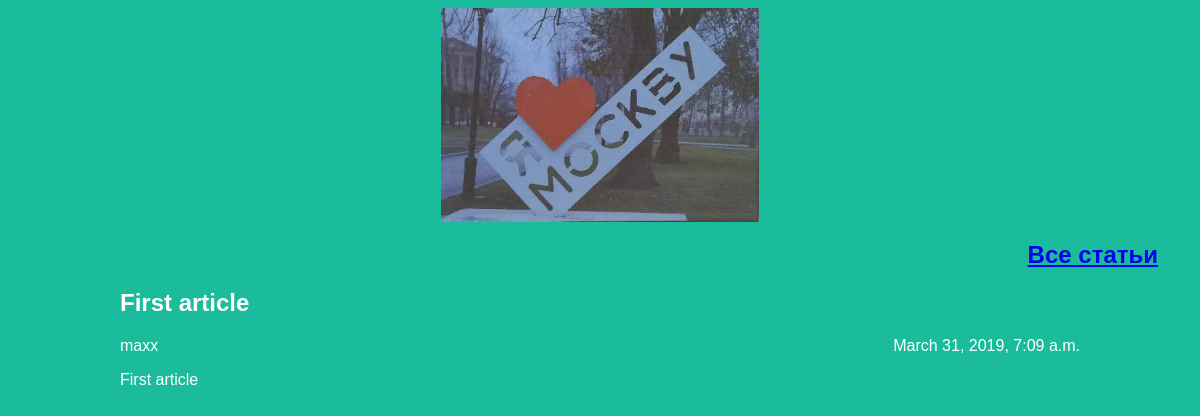
The app's page /article/1/ with its own data.
### articles/models.py (models this page shows, shortened)
class Article(models.Model):
    objects = models.Manager()
    author = models.ForeignKey(settings.AUTH_USER_MODEL, on_delete=models.CASCADE)
    title = models.CharField(max_length=200)
    text = models.TextField()
    created_date = models.DateTimeField(default=timezone.now)

### articles/views.py (the view)
# urls.py: path('article/<article_id>/', views.get_article, name='get_article'),
def get_article(request, article_id):
    try:
        post = Article.objects.get(id=article_id)
        return render(request, 'article.html', {"post": post})
    except Article.DoesNotExist:
        raise Http404

### articles/templates/article.html (shortened to what this page needs)
<!DOCTYPE html>
<body>
    <div class="header">
        {% load static %}
        <img src="{% static 'img/dpb-logo.png' %}">
        <h2 class="exit"><a href="/articles/">Все статьи</a></h2>
        <link rel="stylesheet" href="{% static 'css/article.css' %}">
    </div>
    <div class="article">
        <div class="one-post">
            <h2 class="post-title">{{ post.title }}</h2>
            <div class="article-info">
                <div class="article-author">{{ post.author.username }}</div>
                <div class="article-created-date">{{ post.created_date }}</div>
            </div>
        </div>
        <p class="article-text">{{ post.text }}</p>
    </div>
</body>

### articles/static/css/article.css (style rules this page uses)
body { background: #1abc9c; font-family: Tahoma, Arial, sans-serif; color: #ffffff; }
.header img { display: block; width: 318px; margin-left: auto; margin-right: auto; }
.exit { color: #ffffff; width: 1150px; text-align: right; }
.article-author { width: 50%; float: left; }
.article-created-date { text-align: right; }
.article { width: 960px; margin-left: auto; margin-right: auto; }

### records on screen
Article: title "First article", author.username "maxx", created_date "March 31, 2019, 7:09 a.m.", text "First article"
